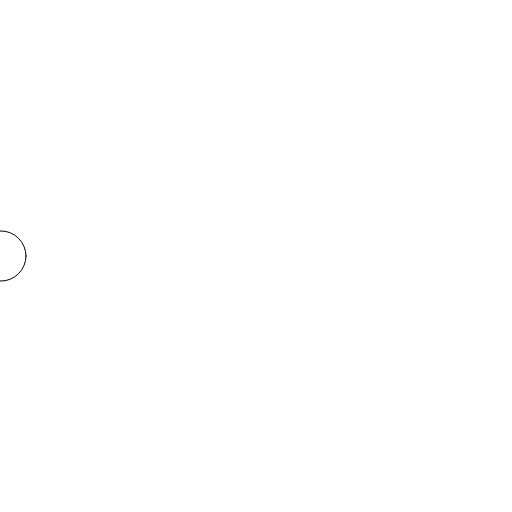
Frame 1 (no input)
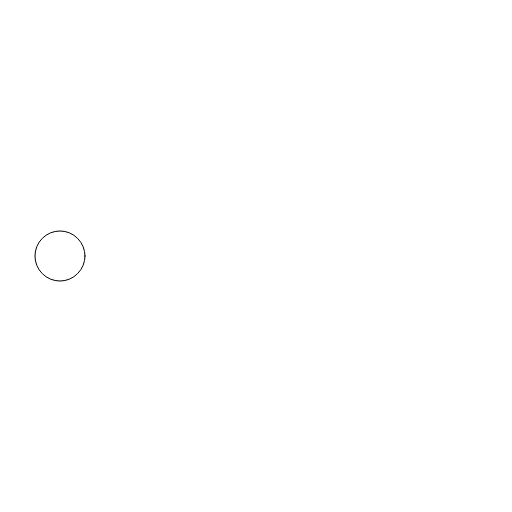
Frame 60 (no input)
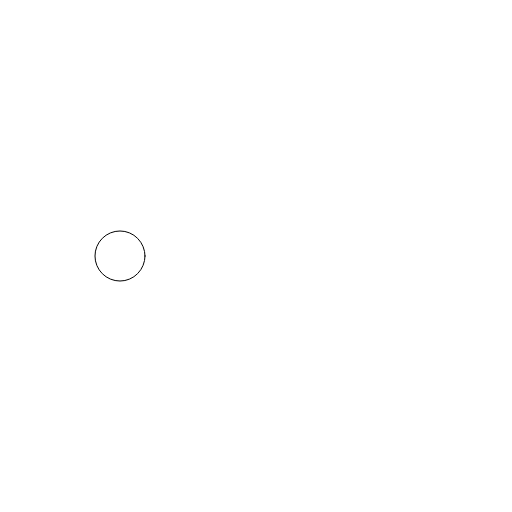
Frame 120 (the mouse pressed at the canvas centre since frame 60)

The p5.js sketch that drew these frames (run headless with seeded random() and noise() and a simulated clock; from frame 60 on, the mouse is pressed at the canvas centre):

// p5.js sketch
// ── sketch.js

var r;
var x;
var y;

function setup() 
{
    
    createCanvas(512,512);
    
    r = random();
    
    console.log(min(100,1000));

    ellipse(width, height, random(), random());
    
    x = 0;
    
}

function draw()
{
    background(255);
//    r = random(100,width/2);
//    ellipse(width/2, height/2, r,r);
//    console.log(r);
    
//    x = max(100,mouseX);
//    y = max(100,mouseY);

    y = height/2;
    x += 1;
    x = min(x, 450);
    
    ellipse(x,y,50,50);
}
